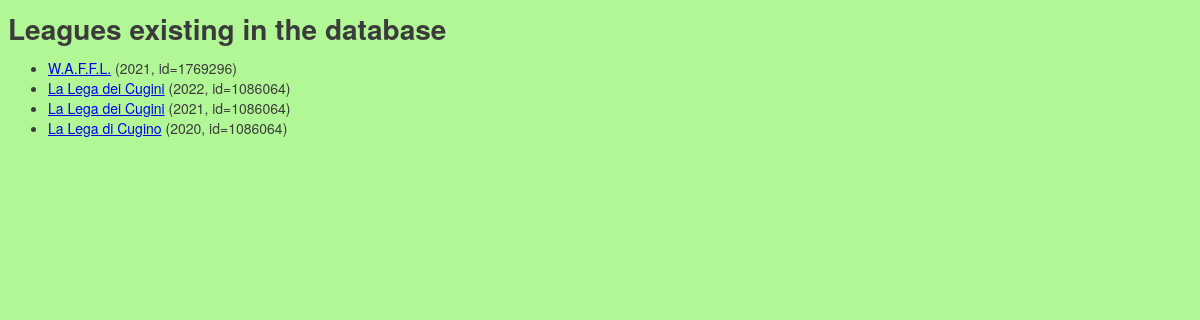
/all_leagues/, run on the app's committed database.
### fantasy_stats/models.py (models this page shows, shortened)
class LeagueInfo(models.Model):
    league_id = models.IntegerField()
    league_year = models.IntegerField()
    swid = models.CharField(max_length=36)
    espn_s2 = models.CharField(max_length=500)
    league_name = models.CharField(max_length=50, default="<Name Missing>")

### fantasy_stats/views.py (the view)
# urls.py: path('all_leagues/', views.all_leagues, name='all_leagues'),
def all_leagues(request):
    leagues = LeagueInfo.objects.order_by('-league_id', '-league_year')
    return render(request, 'fantasy_stats/all_leagues.html', {'leagues':leagues})

### templates/fantasy_stats/all_leagues.html (shortened to what this page needs)
{% load static %}
<!DOCTYPE html>
<html>
  <head>
    <link rel="stylesheet" type="text/css" href="{% static 'fantasy_stats/css/league.css' %}">
  </head>
  <body>
    <h1>Leagues existing in the database</h1>
    <ul>
    {% for league in leagues %}
        <li><a href="/fantasy_stats/league/{{ league.league_year }}/{{ league.league_id }}/">{{ league.league_name }}</a> ({{ league.league_year }}, id={{league.league_id}})</li>
    {% endfor %}
    </ul>
  </body>
</html>

### static/fantasy_stats/css/league.css (style rules this page uses)
body { font-family: "Helvetica Neue", Helvetica, Arial; font-size: 14px; line-height: 20px; font-weight: 400; color: #3b3b3b; background: #95f56fb9; -webkit-font-smoothing: antialiased; }

### data on the page
LeagueInfo: league_name "W.A.F.F.L.", league_year "2021", league_id "1769296"
LeagueInfo: league_name "La Lega dei Cugini", league_year "2022", league_id "1086064"
LeagueInfo: league_name "La Lega dei Cugini", league_year "2021", league_id "1086064"
LeagueInfo: league_name "La Lega di Cugino", league_year "2020", league_id "1086064"
